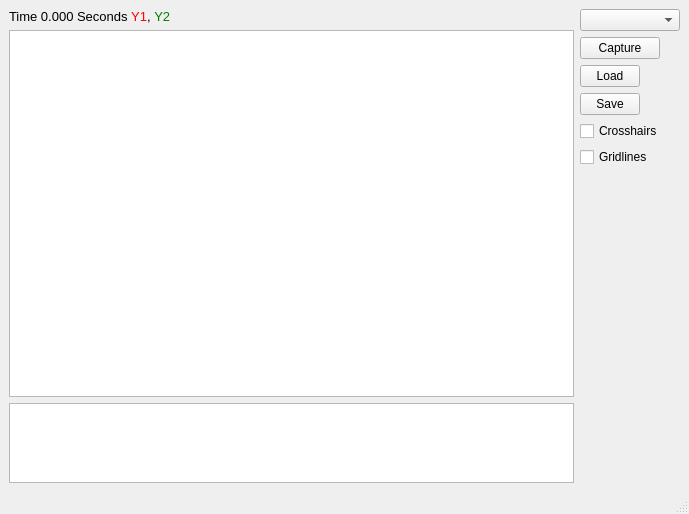
<?xml version="1.0" encoding="UTF-8"?>
<ui version="4.0">
 <class>MainWindow</class>
 <widget class="QMainWindow" name="MainWindow">
  <property name="geometry">
   <rect>
    <x>0</x>
    <y>0</y>
    <width>689</width>
    <height>514</height>
   </rect>
  </property>
  <property name="windowTitle">
   <string>Data Scope</string>
  </property>
  <widget class="QWidget" name="centralwidget">
   <property name="sizePolicy">
    <sizepolicy hsizetype="Expanding" vsizetype="Expanding">
     <horstretch>0</horstretch>
     <verstretch>0</verstretch>
    </sizepolicy>
   </property>
   <layout class="QGridLayout" name="gridLayout">
    <item row="0" column="0">
     <layout class="QHBoxLayout" name="horizontalLayout">
      <item>
       <layout class="QVBoxLayout" name="verticalLayout_2">
        <item>
        <widget class="QLabel" name="stats_Label">
         <property name="font">
          <font>
           <pointsize>10</pointsize>
          </font>
         </property>
         <property name="text">
          <string>Time 0.000 Seconds   &lt;span style='color: red'&gt;Y1&lt;/span&gt;,   &lt;span style='color: green'&gt;Y2&lt;/span&gt;</string>
         </property>
        </widget>
       </item>
       <item>
         <widget class="GraphicsLayoutWidget" name="graph">
          <property name="minimumSize">
           <size>
            <width>80</width>
            <height>200</height>
           </size>
          </property>
         </widget>
        </item>
        <item>
         <widget class="GraphicsLayoutWidget" name="graphScroll">
          <property name="minimumSize">
           <size>
            <width>200</width>
            <height>80</height>
           </size>
          </property>
          <property name="maximumSize">
           <size>
            <width>16777215</width>
            <height>80</height>
           </size>
          </property>
         </widget>
        </item>
       </layout>
      </item>
      <item>
       <layout class="QVBoxLayout" name="verticalLayout_3">
        <item>
         <widget class="QComboBox" name="ComportCombo">
          <property name="minimumSize">
           <size>
            <width>100</width>
            <height>0</height>
           </size>
          </property>
          <property name="maximumSize">
           <size>
            <width>100</width>
            <height>16777215</height>
           </size>
          </property>
         </widget>
        </item>
        <item>
         <widget class="QPushButton" name="capture_Button">
          <property name="maximumSize">
           <size>
            <width>80</width>
            <height>16777215</height>
           </size>
          </property>
          <property name="text">
           <string>Capture</string>
          </property>
         </widget>
        </item>
        <item>
         <widget class="QPushButton" name="load_Button">
          <property name="maximumSize">
           <size>
            <width>60</width>
            <height>16777215</height>
           </size>
          </property>
          <property name="text">
           <string>Load</string>
          </property>
         </widget>
        </item>
        <item>
         <widget class="QPushButton" name="save_Button">
          <property name="maximumSize">
           <size>
            <width>60</width>
            <height>16777215</height>
           </size>
          </property>
          <property name="text">
           <string>Save</string>
          </property>
         </widget>
        </item>
        <item>
         <widget class="QCheckBox" name="crosshairs_Check">
          <property name="text">
           <string>Crosshairs</string>
          </property>
         </widget>
        </item>
        <item>
         <widget class="QCheckBox" name="gridlines_Check">
          <property name="text">
           <string>Gridlines</string>
          </property>
         </widget>
        </item>
        <item>
         <spacer name="verticalSpacer">
          <property name="orientation">
           <enum>Qt::Vertical</enum>
          </property>
          <property name="sizeHint" stdset="0">
           <size>
            <width>20</width>
            <height>40</height>
           </size>
          </property>
         </spacer>
        </item>
       </layout>
      </item>
     </layout>
    </item>
   </layout>
  </widget>
  <widget class="QMenuBar" name="menubar">
   <property name="geometry">
    <rect>
     <x>0</x>
     <y>0</y>
     <width>689</width>
     <height>22</height>
    </rect>
   </property>
  </widget>
  <widget class="QStatusBar" name="statusbar"/>
 </widget>
 <customwidgets>
  <customwidget>
   <class>GraphicsLayoutWidget</class>
   <extends>QGraphicsView</extends>
   <header>pyqtgraph</header>
  </customwidget>
 </customwidgets>
 <resources/>
 <connections/>
</ui>
